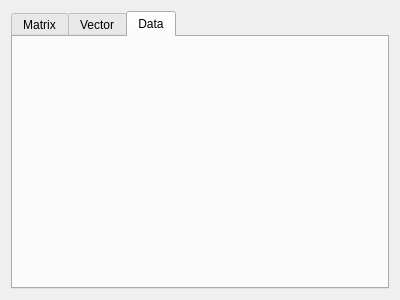
<?xml version="1.0" encoding="UTF-8"?>
<ui version="4.0">
 <class>Form</class>
 <widget class="QWidget" name="Form">
  <property name="geometry">
   <rect>
    <x>0</x>
    <y>0</y>
    <width>400</width>
    <height>300</height>
   </rect>
  </property>
  <property name="windowTitle">
   <string>Form</string>
  </property>
  <layout class="QVBoxLayout" name="verticalLayout">
   <item>
    <widget class="QTabWidget" name="tabWidget">
     <property name="currentIndex">
      <number>2</number>
     </property>
     <widget class="QWidget" name="tab">
      <attribute name="title">
       <string>Matrix</string>
      </attribute>
      <layout class="QVBoxLayout" name="verticalLayout_2">
       <item>
        <widget class="QTableView" name="tableView"/>
       </item>
      </layout>
     </widget>
     <widget class="QWidget" name="tab_2">
      <attribute name="title">
       <string>Vector</string>
      </attribute>
      <layout class="QVBoxLayout" name="verticalLayout_3">
       <item>
        <widget class="QTableView" name="tableView_2"/>
       </item>
      </layout>
     </widget>
     <widget class="QWidget" name="tab_3">
      <attribute name="title">
       <string>Data</string>
      </attribute>
     </widget>
    </widget>
   </item>
  </layout>
 </widget>
 <resources/>
 <connections/>
</ui>
